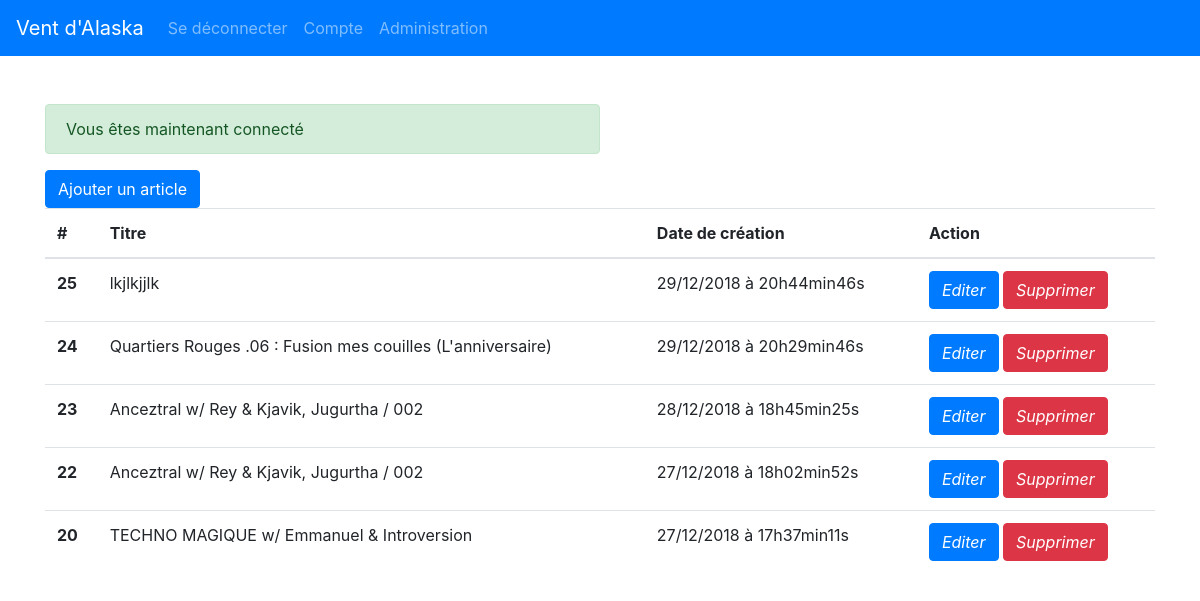
/index.php?action=admin (signed in), run on an earlier commit of the app's database.
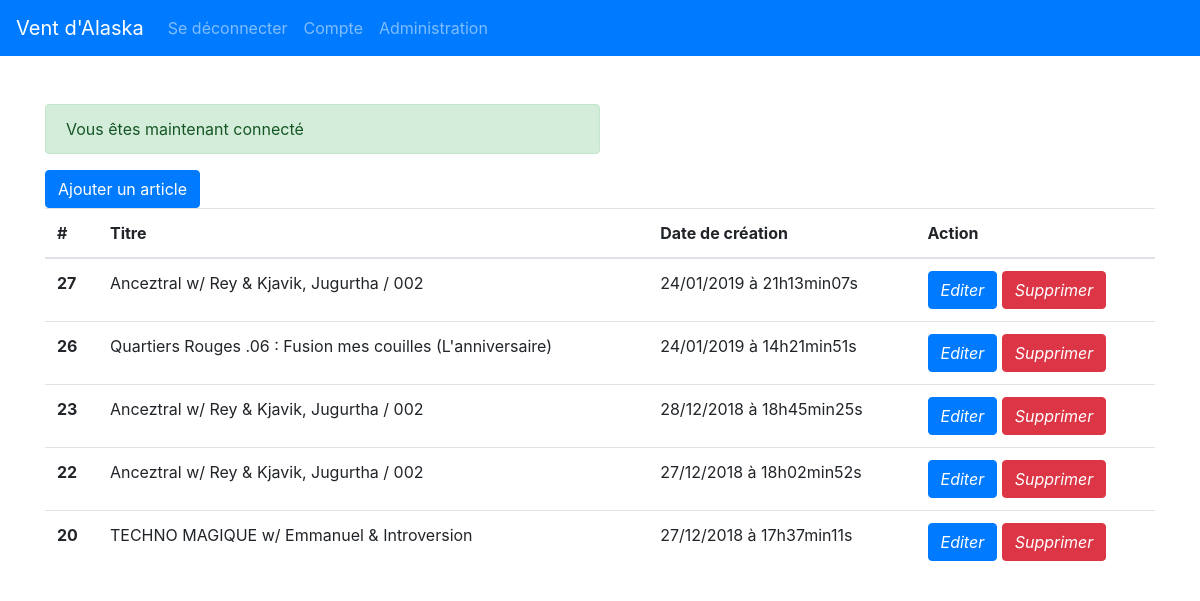
And on a later commit of the database.
### tables this page shows
CREATE TABLE `news` (
  `id` int(11) NOT NULL,
  `title` text NOT NULL,
  `content` varchar(255) NOT NULL,
  `date_creation` datetime NOT NULL
);

### controller/PostController.php (called while the page is built, shortened)
<?php
require './models/PostManager.php';
require './models/Post.php';
class PostController
{
    protected $postManager;
    public function __construct()
    {
        $this->postManager = new PostManager;
    }
    public function admin()
    {
        $posts = $this->postManager->findAll();
        require './views/frontend/adminView.php';
    }
}

### models/Manager.php (called while the page is built, shortened)
<?php
class Manager
{
    protected function __construct()
    {
        $this->pdo = new PDO('mysql:dbname=test;host=localhost', 'root', 'root', []);
    }
}

### models/PostManager.php (called while the page is built, shortened)
<?php
class PostManager extends General
{
    private $db;
    public function __construct()
    {
        $this->db = $this->pdo;
    }
    public function findAll(int $page = 1, int $start = -1, int $limit = -1, bool $order = true)
    {
        $postsList = [];
        $limit = 5;
        $start = ($page - 1) * $limit;
        $sql = 'SELECT id, title, content, DATE_FORMAT(date_creation, \'%d/%m/%Y à %Hh%imin%ss\') AS dateCreation FROM news ORDER BY date_creation';
        if ($order != false) {
            $sql .= ' DESC ';
        } else {
            $sql .= ' ASC ';
        }
        if ($start != -1 || $limit != -1) {
            $sql .= 'LIMIT ' . (int) $limit . ' OFFSET ' . (int) $start;
        }
        $req = $this->db->query($sql);
        while ($data = $req->fetch()) {
            $postsList[] = new Post($data);
        }
        return $postsList;
    }
}

### models/Post.php (called while the page is built, shortened)
<?php
class Post
{
    protected $id;
    protected $title;
    protected $dateCreation;
    public function hydrate($data)
    {
        foreach ($data as $attr => $value) {
            $method = 'set' . ucfirst($attr);
        }
    }
    public function getId()
    {return $this->id;
    }
    public function setId($id)
    {
        $this->id = (int) $id;
        return $this;
    }
    public function getTitle()
    {
        return $this->title;
    }
    public function setTitle($title)
    {
        if (!is_string($title) || empty($title)) {
            $this->errors[] = self::INVALID_TITLE;
        } else {
            $this->title = $title;
        }
        return $this;
    }
    public function setContent($content)
    {
        return $this;
    }
    public function getDateCreation()
    {
        return $this->dateCreation;
    }
    public function setDateCreation($dateCreation)
    {
        $this->dateCreation = $dateCreation;
        return $this;
    }
}

### views/frontend/adminView.php (the view, shortened to what this page needs)
<a href="index.php?action=addPost" class="btn btn-primary">Ajouter un article</a>
<table class="table">
    <thead>
        <tr>
            <th scope="col">#</th>
            <th scope="col">Titre</th>
            <th scope="col">Date de création</th>
            <th scope="col">Action</th>
        </tr>
    </thead>
    <tbody>
        <?php
foreach ($posts as $post) {
    if ($post instanceof Post) {
        $pid = $post->getId();
        ?>
        <tr>
            <th scope="row"><?=$pid?></th>
            <td><?=$post->getTitle();?></td>
            <td><?=$post->getDateCreation();?></td>
            <td>
                <em><a class="btn btn-primary"
                        href="index.php?action=editPost&id=<?=$pid?>">Editer</a></em>
                <em><a class="btn btn-danger text-white" data-toggle="modal" data-target="#deleteModal">Supprimer</a></em>
            </td>
        </tr>
        <?php
}
}
?>
    </tbody>
</table>
<?php $content = ob_get_clean();?>
<?php require 'template.php';?>

### views/frontend/template.php (shortened to what this page needs)
<!doctype html>
<html lang="fr">
<head>
    <link rel="stylesheet" href="./public/css/main.css">
    <link rel="stylesheet" href="https://stackpath.bootstrapcdn.com/bootstrap/4.3.1/css/bootstrap.min.css">
</head>
<body>
<nav class="navbar navbar-expand-lg navbar-light bg-primary navbar-dark">
    <a class="navbar-brand" href="index.php?action=listPosts">Vent d'Alaska</a>
    <div class="collapse navbar-collapse" id="navbarNav">
    <ul class="navbar-nav">
    <?php if (isset($_SESSION['auth'])): ?>
      <li class="nav-item">
        <a class="nav-link" href="index.php?action=logout">Se déconnecter</a>
      </li>
      <li class="nav-item">
        <a class="nav-link" href="index.php?action=account">Compte</a>
      </li>
      <?php endif;?>
      <?php if (isset($_SESSION['auth']) && $_SESSION['auth']->admin == 1):
?>
    <li class="nav-item">
        <a class="nav-link" href="index.php?action=admin">Administration</a>
    </li>
<?php
endif;
?>
    </ul>
  </div>
</nav>
<div class="container pt-5">
    <?php if (isset($_SESSION['flash'])): ?>
        <?php foreach ($_SESSION['flash'] as $type => $message): ?>
            <div class="alert alert-<?=$type;?> w-50">
                <?=$message;?>
            </div>
        <?php endforeach;?>
    <?php endif;?>
        <?=$content?>
</div>
</body>
</html>

What changed in the data, as far as the page shows it:
removed news: id "25", title "lkjlkjjlk", DateCreation "29/12/2018 à 20h44min46s"
removed news: id "24", title "Quartiers Rouges .06 : Fusion mes couilles (L'anniversaire)", DateCreation "29/12/2018 à 20h29min46s"
added news: id "27", title "Anceztral w/ Rey & Kjavik, Jugurtha / 002", DateCreation "24/01/2019 à 21h13min07s"
added news: id "26", title "Quartiers Rouges .06 : Fusion mes couilles (L'anniversaire)", DateCreation "24/01/2019 à 14h21min51s"
